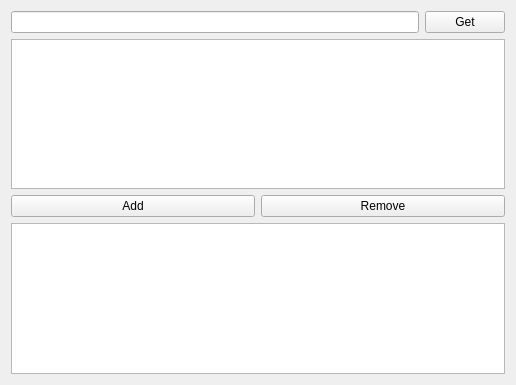
<?xml version="1.0" encoding="UTF-8"?>
<ui version="4.0">
 <class>Widget</class>
 <widget class="QWidget" name="Widget">
  <property name="geometry">
   <rect>
    <x>0</x>
    <y>0</y>
    <width>516</width>
    <height>385</height>
   </rect>
  </property>
  <property name="windowTitle">
   <string>Widget</string>
  </property>
  <layout class="QVBoxLayout" name="verticalLayout_2">
   <item>
    <layout class="QVBoxLayout" name="verticalLayout">
     <item>
      <layout class="QHBoxLayout" name="horizontalLayout">
       <item>
        <widget class="QLineEdit" name="urlEdit"/>
       </item>
       <item>
        <widget class="QPushButton" name="getBtn">
         <property name="text">
          <string>Get</string>
         </property>
        </widget>
       </item>
      </layout>
     </item>
     <item>
      <widget class="QTableWidget" name="paramTable"/>
     </item>
     <item>
      <layout class="QHBoxLayout" name="horizontalLayout_2">
       <item>
        <widget class="QPushButton" name="addParam">
         <property name="text">
          <string>Add</string>
         </property>
        </widget>
       </item>
       <item>
        <widget class="QPushButton" name="removeParam">
         <property name="text">
          <string>Remove</string>
         </property>
        </widget>
       </item>
      </layout>
     </item>
     <item>
      <widget class="QTextEdit" name="responseEdit"/>
     </item>
    </layout>
   </item>
  </layout>
 </widget>
 <layoutdefault spacing="6" margin="11"/>
 <resources/>
 <connections/>
</ui>
